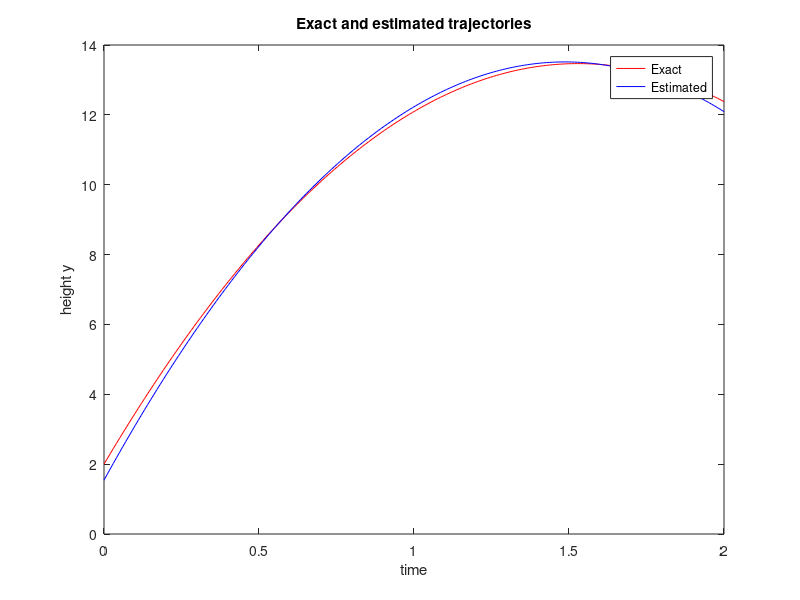

Write MATLAB code to recreate this figure.
% Andrew Gerst

clear all; close all;


%% Part 1.1 - Simulating A Trajectory

g = 9.81;
v_0 = 15;
h_0 = 2;
t = linspace(0,2,200);
plot(t,-(g/2) * t .^ 2 + v_0 * t + h_0,'r');
title('Trajectory of the ball');
xlabel('time');
ylabel('height y');

% Plot Individual Trajectories
load noisyTrajectory
hold on
plot(t,yn,'+b');

%% Part 1.2 - Estimating the parameters from a noisy trajectory

% Estimate Parameters
A = [ones(size(yn)) t' t' .^ 2];
est = A\yn
est_g = abs(est(3)*2);
est_v_0 = est(2);
est_h_0 = est(1);

% Estimated Trajectory
hold off
plot(t,-(g/2) * t .^ 2 + v_0 * t + h_0,'r');
hold on
plot(t,-(est_g/2) * t .^ 2 + est_v_0 * t + est_h_0,'b');
legend('Exact','Estimated');
title('Exact and estimated trajectories');
xlabel('time');
ylabel('height y');

% Compute the Sum of Squared Differences
ssdiff_exact = sum((yn' - (-(g/2) * t .^ 2 + v_0 * t + h_0)) .^ 2);
ssdiff_est = sum((yn' - (-(est_g/2) * t .^ 2 + est_v_0 * t + est_h_0)) .^ 2);
ssdiff_exact
ssdiff_est
if ssdiff_est < ssdiff_exact
    disp('The estimated difference is smaller because the estimated model is based on the data we are comparing it to.');
end


%% Part 1.3 - Identify the planet

load planetData
planets = {'Saturn','Moon','Earth','Pluto','Sun','Mercury','Mars','Jupiter'};
planets_g = [11.2 1.63 9.81 0.61 274.1 3.7 3.73 25.9];
planets_abbr = {'st','nd','rd','th','th','th','th','th'};
for i = 1:8
    planet = A\yAN(:,i);
    planet_g = abs(planet(3)*2);
    fprintf('%-7s is the %d%s planet (column) with an estimated (observed) gravity of %7.3f and actual gravity of %6.2f\n',...
        planets{i},i,planets_abbr{i},planet_g,planets_g(i));
end

% Saturn 1, Moon 2, Earth 3, Pluto 4, Sun 5, Mercury 6, Mars 7, Jupiter 8